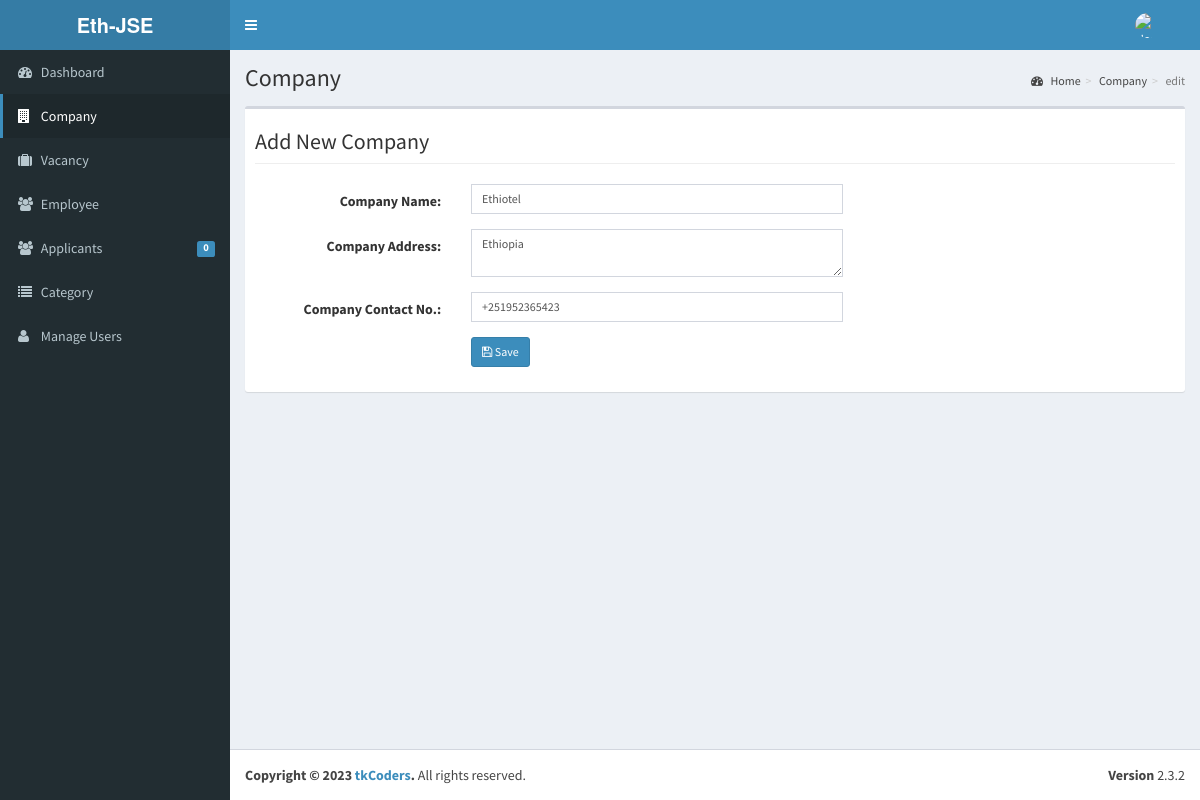
/admin/company/index.php?view=edit&id=2 (signed in), run on the app's committed database.
### tables this page shows
CREATE TABLE `tblcompany` (
  `COMPANYID` int(11) NOT NULL,
  `COMPANYNAME` varchar(90) NOT NULL,
  `COMPANYADDRESS` varchar(90) NOT NULL,
  `COMPANYCONTACTNO` varchar(30) NOT NULL,
  `COMPANYSTATUS` varchar(90) NOT NULL,
  `COMPANYMISSION` mediumtext NOT NULL
);

### admin/company/index.php (called while the page is built, shortened)
<?php
require_once ("../theme/templates.php");
?>

### include/database.php (called while the page is built, shortened)
<?php
class Database {
	var $sql_string = '';
	private $conn;
	public function open_connection() {
		$this->conn = mysqli_connect(server,user,pass);
		if(!$this->conn){
			echo "Problem in database connection! Contact administrator!";
			exit();
		}else{
			$db_select = mysqli_select_db($this->conn,database_name);
		}
	}
	function setQuery($sql='') {
		$this->sql_string=$sql;
	}
	function executeQuery() {
		$result = mysqli_query($this->conn,$this->sql_string);
		return $result;
	}
	private function confirm_query($result) {
		return $result;
	}
	function loadSingleResult() {
		$cur = $this->executeQuery();
		while ($row = mysqli_fetch_object($cur)) {
		return $data = $row;
		}
	}
}
$mydb = new Database();
?>

### include/companies.php (called while the page is built, shortened)
<?php
require_once(LIB_PATH.DS.'database.php');
class Company {
	protected static  $tblname = "tblcompany";
	function single_company($id=""){
			global $mydb;
			$mydb->setQuery("SELECT * FROM ".self::$tblname."
				Where COMPANYID= '{$id}' LIMIT 1");
			$cur = $mydb->loadSingleResult();
			return $cur;
	}
}
?>

### admin/company/edit.php (the view, shortened to what this page needs)
<?php
  $companyid = $_GET['id'];
  $company = New Company();
  $res = $company->single_company($companyid);
?>
 <form class="form-horizontal span6" action="controller.php?action=edit" method="POST">
            <div class="row">
         <div class="col-lg-12">
            <h1 class="page-header">Add New Company</h1>
          </div>
       </div>
                  <div class="form-group">
                    <div class="col-md-8">
                      <label class="col-md-4 control-label" for=
                      "COMPANYNAME">Company Name:</label>
                      <div class="col-md-8">
                         <input class="form-control input-sm" id="COMPANYNAME" name="COMPANYNAME" placeholder=
                            "Company Name" type="text" value="<?php echo $res->COMPANYNAME ;?>">
                      </div>
                    </div>
                  </div>
                  <div class="form-group">
                    <div class="col-md-8">
                      <label class="col-md-4 control-label" for=
                      "COMPANYADDRESS">Company Address:</label>
                      <div class="col-md-8">
                        <textarea class="form-control input-sm" id="COMPANYADDRESS" name="COMPANYADDRESS" placeholder=
                            "Company Address" type="text" value="" required  onkeyup="javascript:capitalize(this.id, this.value);" autocomplete="off"><?php echo $res->COMPANYADDRESS ;?></textarea>
                      </div>
                    </div>
                  </div>
                  <div class="form-group">
                    <div class="col-md-8">
                      <label class="col-md-4 control-label" for=
                      "COMPANYCONTACTNO">Company Contact No.:</label>
                      <div class="col-md-8">
                         <input class="form-control input-sm" id="COMPANYCONTACTNO" name="COMPANYCONTACTNO" placeholder=
                            "Company Contact No." type="text" value="<?php echo $res->COMPANYCONTACTNO ;?>">
                      </div>
                    </div>
                  </div>
             <div class="form-group">
                    <div class="col-md-8">
                      <label class="col-md-4 control-label" for=
                      "idno"></label>
                      <div class="col-md-8">
                      <button class="btn btn-primary btn-sm" name="save" type="submit" ><span class="fa fa-save fw-fa"></span> Save</button>
                      </div>
                    </div>
                  </div>
        </form>

### data on the page
tblcompany: COMPANYNAME "Ethiotel", COMPANYADDRESS "Ethiopia", COMPANYCONTACTNO "+251952365423"

### other printed values
$pending->APPL "0"
$title "Company"
$_GET['view'] "edit"
